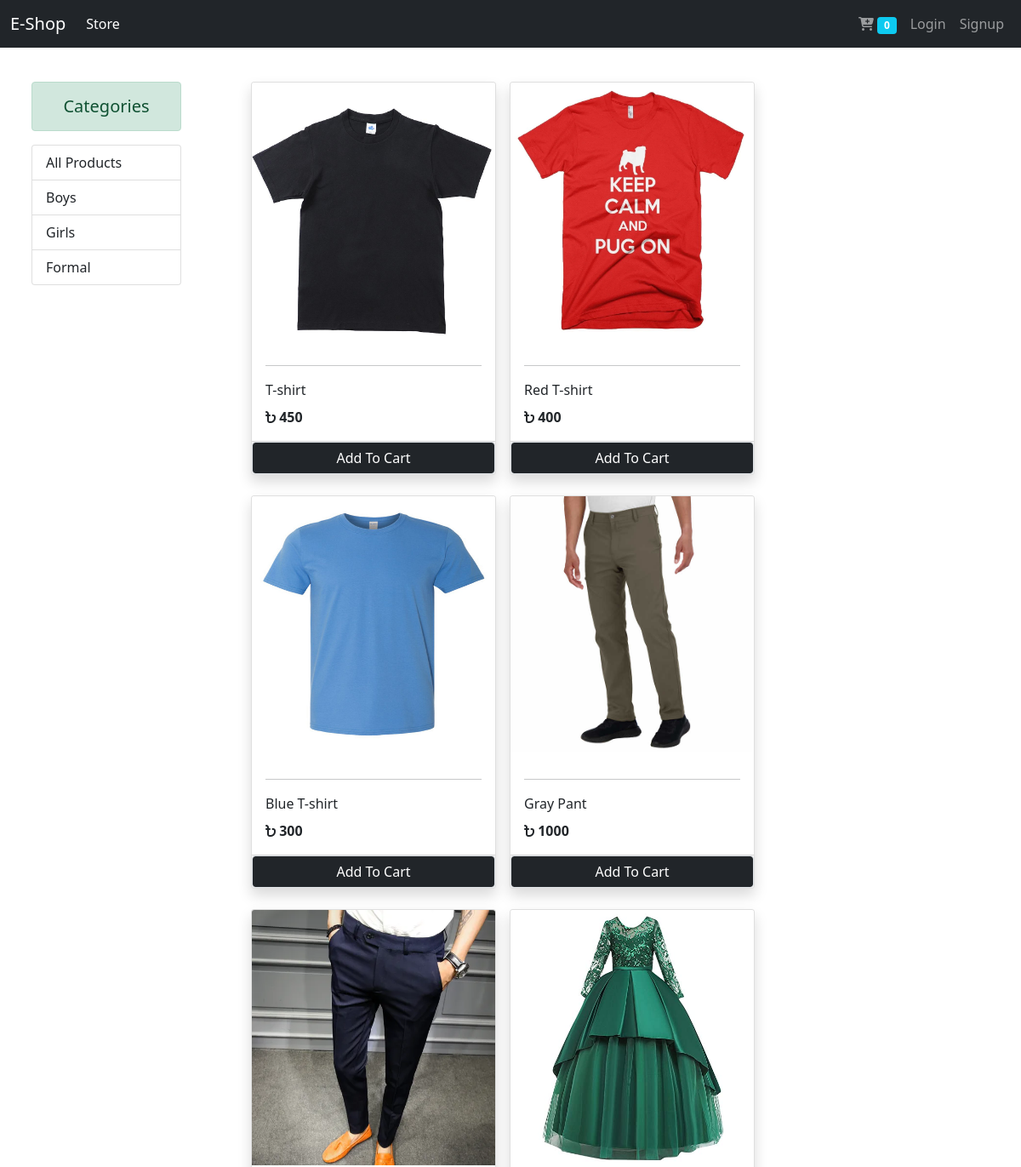
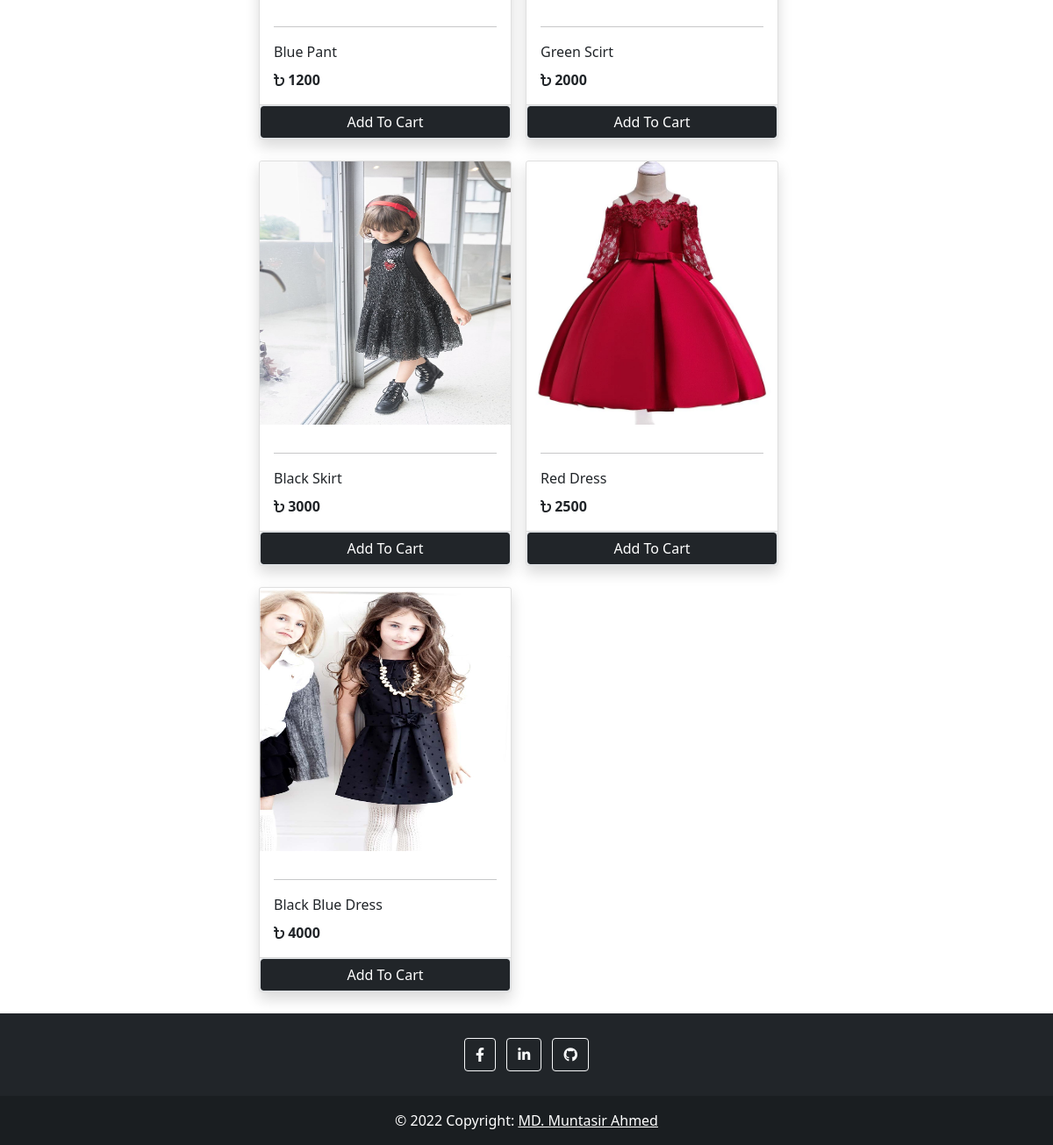
The page / on the database its author committed (2 pictures, top to bottom).
### store/models.py (models this page shows, shortened)
class Category(models.Model):
    name = models.CharField(max_length=20, default=1)
    @staticmethod
    def get_all_categories():
        return Category.objects.all()

class Product(models.Model):
    name = models.CharField(max_length=50)
    price = models.IntegerField(default=0)
    category = models.ForeignKey(
        Category, on_delete=models.CASCADE)
    description = models.CharField(
        max_length=200, default='', null=True, blank=True)
    image = models.ImageField(upload_to='uploads/products/')
    @staticmethod
    def get_all_products():
        return Product.objects.all()

### store/views.py (the view, shortened to what this page needs)
# urls.py: path('', views.Index.as_view(), name="index"),
class Index(View):
    def get(self, request):
        cart = request.session.get('cart')
        if not cart:
            request.session.cart = {}
        products = None
        categories = Category.get_all_categories()
        categoryId = request.GET.get('category')
        if categoryId:
            if categoryId == "-1":
                products = Product.get_all_products()
            else:
                products = Product.get_all_products_by_categoryId(
                    category_id=categoryId)
        else:
            products = Product.get_all_products()
        data = {
            'products': products,
            'categories': categories,
        }
        return render(request, 'index.html', context=data)

### store/templatetags/cart.py (called while the page is built)
@register.filter(name='is_in_cart')
def is_in_cart(product, cart):
    keys = cart.keys()
    for id in keys:
        if int(id) == product.id:
            return True
    return False

### store/templates/index.html (shortened to what this page needs)
{% extends 'base.html' %}
{% load cart %}
{% load static %}
{% block styles %}
<link rel="stylesheet" href="{% static '/css/index.css' %}">
{% endblock styles %}
{% block content %}
<div class="container-fluid mt-5 pt-5">
    <div class="row">
        <div class="col-lg-2 mx-auto">
            <div>
                <p class="alert alert-success mb-3 font h5 text-center">Categories</p>
            </div>
            <div class="list-group" id="navitem_list">
                <a href="/?category=-1" class="list-group-item list-group-item-action">All Products</a>
                {% for category in categories %}
                <a href="/?category={{category.id}}" class="list-group-item list-group-item-action" active>{{category.name}}</a>
                {% endfor %}
            </div>
        </div>
        <div id="products" class="col-lg-9 mx-auto">
            <div class="row mx-auto">
                {% for product in products %}
                <div class="card mx-2 p-0 mb-4 shadow" id="{{product.id}}" style="width: 18rem;">
                    <img src="{{product.image.url}}" class="card-img-top image-cover" alt="" height="300px">
                    <div class="card-body">
                        <hr>
                        <p class="card-title">{{product.name}}</p>
                        <p class="card-text"><i class="fa-solid fa-bangladeshi-taka-sign"></i><b> {{product.price}}</b></p>
                    </div>
                    <div class="card-footer p-0">
                        {% if product|is_in_cart:request.session.cart %}
                        {% comment %} quantity increment and decrement starts {% endcomment %}
                        <div class="row g-0">
                            {% comment %} minus button starts {% endcomment %}
                            <form action="/#{{product.id}}" method="POST" class="col-2">
                                {% csrf_token %}
                                <input type="text" name="product" value="{{product.id}}" hidden>
                                <input type="text" name="remove" value="True" hidden>
                                <input type="submit" value=" - " class="btn btn-block btn-dark">
                            </form>
                            {% comment %} minus button ends {% endcomment %}
                            <div class="text-center col pt-2">{{product|cart_quantity:request.session.cart}} in Cart</div>
                            {% comment %} plus button starts {% endcomment %}
                            <form action="/#{{product.id}}" method="POST" class="col-2">
                                {% csrf_token %}
                                <input type="text" name="product" value="{{product.id}}" hidden>
                                <input type="submit" value=" + " class="btn btn-block btn-dark">
                            </form>
                            {% comment %} plus button ends {% endcomment %}
                        </div>
                        {% comment %} quantity increment and decrement starts {% endcomment %}
                        {% else %}
                        <form action="/#{{product.id}}" method="POST" class="btn-block">
                            <input type="submit" class="btn btn-dark border form-control" value="Add To Cart">
                        </form>
                        {% endif %}
                    </div>
                </div>
                {% endfor %}
            </div>
        </div>
    </div>
</div>
{% endblock content %}

### static/css/index.css (style rules this page uses)
.card { transition: all .3s ease-in-out; }

### rows shown on the page
Category: name "Boys"
Category: name "Girls"
Category: name "Formal"
Product: {{ product.id }} 1 (drawn), image (picture), name "T-shirt", price "450"
Product: image (picture), name "Red T-shirt", price "400"
Product: image (picture), name "Blue T-shirt", price "300"
Product: image (picture), name "Gray Pant", price "1000"
Product: image (picture), name "Blue Pant", price "1200"
Product: image (picture), name "Green Scirt", price "2000"
Product: image (picture), name "Black Skirt", price "3000"
Product: image (picture), name "Red Dress", price "2500"
Product: image (picture), name "Black Blue Dress", price "4000"

### other values the page prints
{{ request.session.cart.keys|length }} "0"
